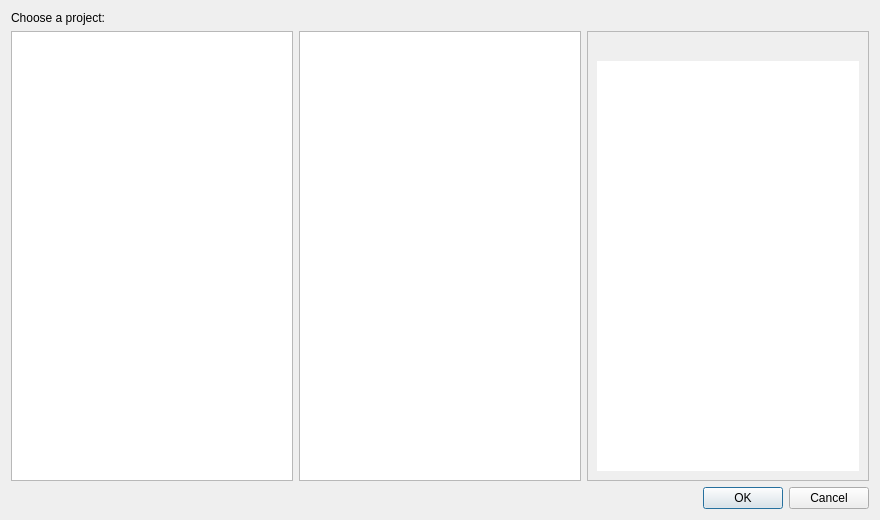
<?xml version="1.0" encoding="UTF-8"?>
<ui version="4.0">
 <class>Core::NewDialog</class>
 <widget class="QDialog" name="Core::NewDialog">
  <property name="geometry">
   <rect>
    <x>0</x>
    <y>0</y>
    <width>880</width>
    <height>520</height>
   </rect>
  </property>
  <property name="minimumSize">
   <size>
    <width>0</width>
    <height>0</height>
   </size>
  </property>
  <property name="windowTitle">
   <string>New Project</string>
  </property>
  <layout class="QGridLayout" name="gridLayout">
   <item row="0" column="0">
    <widget class="QLabel" name="label">
     <property name="text">
      <string>Choose a project:</string>
     </property>
    </widget>
   </item>
   <item row="1" column="0">
    <widget class="QTreeView" name="templateCategoryView">
     <property name="sizePolicy">
      <sizepolicy hsizetype="Expanding" vsizetype="MinimumExpanding">
       <horstretch>0</horstretch>
       <verstretch>0</verstretch>
      </sizepolicy>
     </property>
     <property name="maximumSize">
      <size>
       <width>1000</width>
       <height>16777215</height>
      </size>
     </property>
     <property name="palette">
      <palette>
       <active>
        <colorrole role="WindowText">
         <brush brushstyle="SolidPattern">
          <color alpha="255">
           <red>97</red>
           <green>97</green>
           <blue>97</blue>
          </color>
         </brush>
        </colorrole>
       </active>
       <inactive>
        <colorrole role="WindowText">
         <brush brushstyle="SolidPattern">
          <color alpha="255">
           <red>97</red>
           <green>97</green>
           <blue>97</blue>
          </color>
         </brush>
        </colorrole>
       </inactive>
       <disabled>
        <colorrole role="WindowText">
         <brush brushstyle="SolidPattern">
          <color alpha="255">
           <red>120</red>
           <green>120</green>
           <blue>120</blue>
          </color>
         </brush>
        </colorrole>
       </disabled>
      </palette>
     </property>
     <property name="focusPolicy">
      <enum>Qt::StrongFocus</enum>
     </property>
     <property name="styleSheet">
      <string notr="true"> QTreeView::branch {
         background: transparent;
 }</string>
     </property>
     <property name="indentation">
      <number>0</number>
     </property>
     <property name="rootIsDecorated">
      <bool>false</bool>
     </property>
     <property name="itemsExpandable">
      <bool>false</bool>
     </property>
     <property name="headerHidden">
      <bool>true</bool>
     </property>
     <attribute name="headerVisible">
      <bool>false</bool>
     </attribute>
    </widget>
   </item>
   <item row="1" column="1">
    <widget class="QListView" name="templatesView">
     <property name="sizePolicy">
      <sizepolicy hsizetype="MinimumExpanding" vsizetype="Expanding">
       <horstretch>0</horstretch>
       <verstretch>0</verstretch>
      </sizepolicy>
     </property>
     <property name="minimumSize">
      <size>
       <width>0</width>
       <height>180</height>
      </size>
     </property>
     <property name="focusPolicy">
      <enum>Qt::StrongFocus</enum>
     </property>
     <property name="selectionBehavior">
      <enum>QAbstractItemView::SelectRows</enum>
     </property>
     <property name="verticalScrollMode">
      <enum>QAbstractItemView::ScrollPerPixel</enum>
     </property>
     <property name="uniformItemSizes">
      <bool>false</bool>
     </property>
    </widget>
   </item>
   <item row="1" column="2">
    <widget class="QFrame" name="frame">
     <property name="autoFillBackground">
      <bool>true</bool>
     </property>
     <property name="frameShape">
      <enum>QFrame::StyledPanel</enum>
     </property>
     <layout class="QVBoxLayout" name="verticalLayout">
      <item>
       <widget class="QLabel" name="imageLabel">
        <property name="text">
         <string/>
        </property>
       </widget>
      </item>
      <item>
       <widget class="QTextBrowser" name="templateDescription">
        <property name="sizePolicy">
         <sizepolicy hsizetype="MinimumExpanding" vsizetype="MinimumExpanding">
          <horstretch>0</horstretch>
          <verstretch>0</verstretch>
         </sizepolicy>
        </property>
        <property name="focusPolicy">
         <enum>Qt::NoFocus</enum>
        </property>
        <property name="frameShape">
         <enum>QFrame::NoFrame</enum>
        </property>
       </widget>
      </item>
     </layout>
    </widget>
   </item>
   <item row="0" column="1" colspan="2">
    <layout class="QHBoxLayout" name="horizontalLayout">
     <item>
      <spacer name="horizontalSpacer">
       <property name="orientation">
        <enum>Qt::Horizontal</enum>
       </property>
       <property name="sizeType">
        <enum>QSizePolicy::MinimumExpanding</enum>
       </property>
       <property name="sizeHint" stdset="0">
        <size>
         <width>0</width>
         <height>0</height>
        </size>
       </property>
      </spacer>
     </item>
    </layout>
   </item>
   <item row="2" column="0" colspan="3">
    <widget class="QDialogButtonBox" name="buttonBox">
     <property name="orientation">
      <enum>Qt::Horizontal</enum>
     </property>
     <property name="standardButtons">
      <set>QDialogButtonBox::Cancel|QDialogButtonBox::Ok</set>
     </property>
    </widget>
   </item>
  </layout>
 </widget>
 <resources/>
 <connections/>
</ui>
